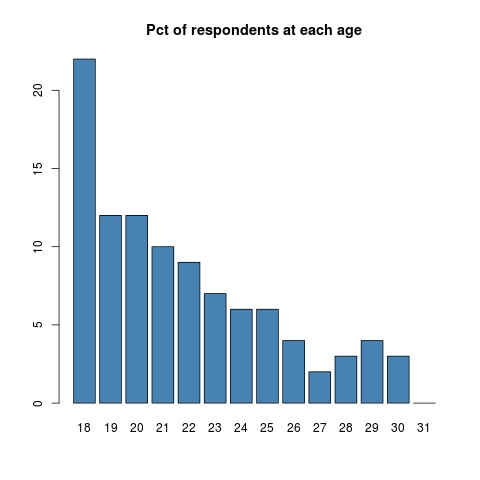

This figure's R source:
#+name: age
#+header: :quality 100
#+BEGIN_SRC R :file age.jpeg :results graphics :export both :session nyc 
age <- as.numeric(levels(df$age)[as.numeric(df$age)])

pctAge <- prop.table(table(age))

pctAgeP <- round(100*prop.table(age),0)
barplot(pctAgeP,main = "Pct of respondents at each age", col="steel blue")
#+END_SRC
